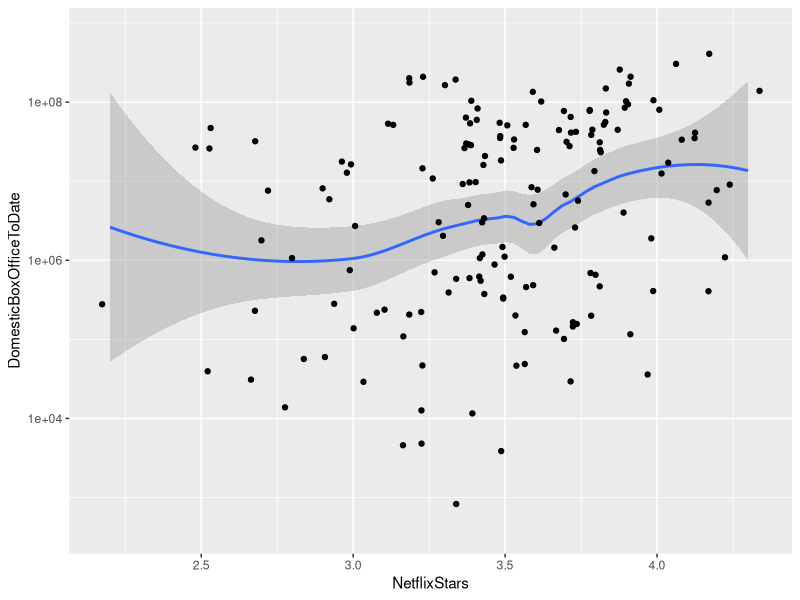
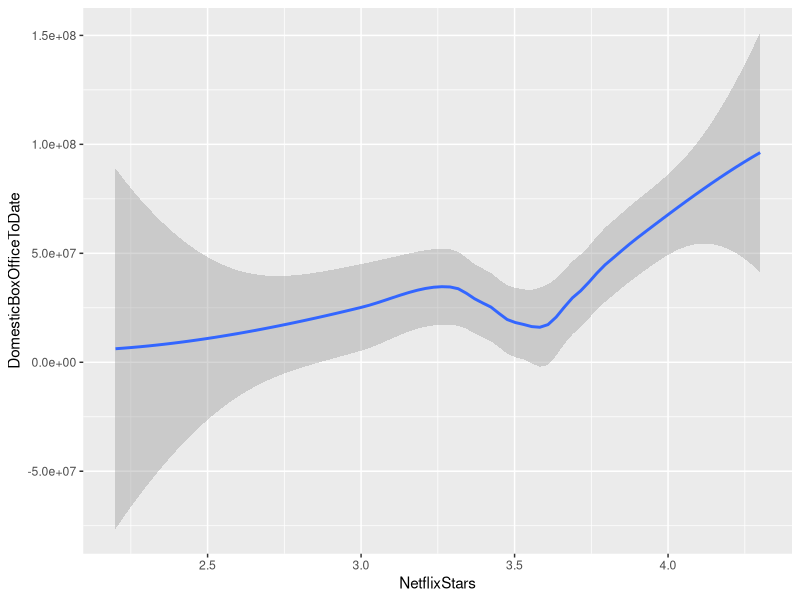

Here is the R script that generated these plots, in order:
library(ggplot2)

# Load Data
movies <- read.csv("movies1.csv") # Has caldate
View(movies)
movies$Noms <- as.factor(movies$Nominations)
movies$Oscar <- as.factor(ifelse(movies$Nominations > 0, " Nominated", " Not Nominated"))

#ProductionBudget   DomesticBoxOfficeToDate
ggplot(data=movies, aes(x=NetflixStars, y=DomesticBoxOfficeToDate))+
    geom_smooth()+ 
    geom_jitter()+
    scale_y_log10()

ggplot(data=movies, aes(x=NetflixStars, y=DomesticBoxOfficeToDate))+
    geom_smooth()





    




